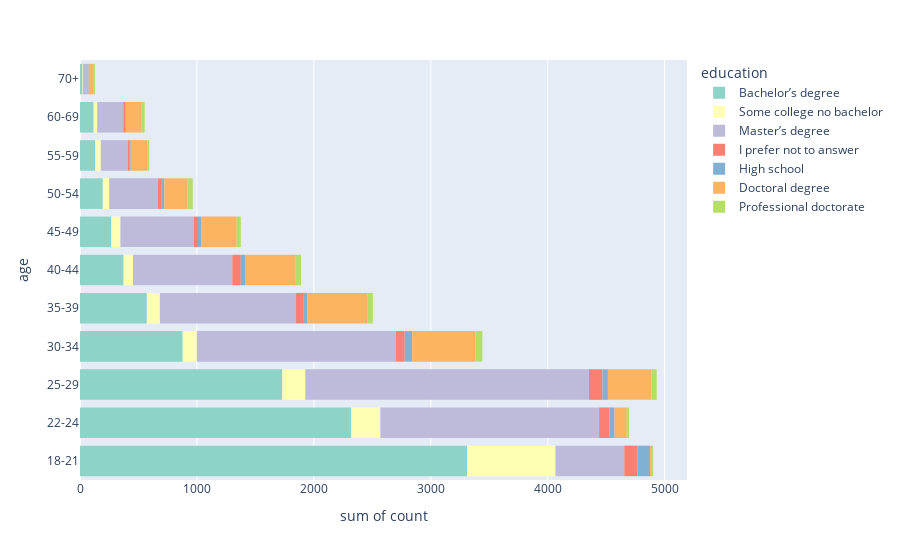

Notebook code cell kept with this figure:
### Code cell
fig = px.histogram(df6, y='age', color='education', x='count',
                  color_discrete_sequence=px.colors.qualitative.Set3)
fig.show()

### Figure 1 — Plotly figure (JSON) as saved in the notebook; plotly's stock layout.template omitted (floating-point values rounded to 4 significant figures)
{"data": [{"alignmentgroup": "True", "bingroup": "y", "histfunc": "sum", "hovertemplate": "education=Bachelor’s degree<br>sum of count=%{x}<br>age=%{y}<extra></extra>", "legendgroup": "Bachelor’s degree", "marker": {"color": "rgb(141,211,199)", "pattern": {"shape": ""}}, "name": "Bachelor’s degree", "offsetgroup": "Bachelor’s degree", "orientation": "h", "showlegend": true, "type": "histogram", "x": [3310, 2317, 1730, 878, 572, 373, 265, 195, 130, 117, 20], "xaxis": "x", "y": ["18-21", "22-24", "25-29", "30-34", "35-39", "40-44", "45-49", "50-54", "55-59", "60-69", "70+"], "yaxis": "y"}, {"alignmentgroup": "True", "bingroup": "y", "histfunc": "sum", "hovertemplate": "education=Some college no bachelor<br>sum of count=%{x}<br>age=%{y}<extra></extra>", "legendgroup": "Some college no bachelor", "marker": {"color": "rgb(255,255,179)", "pattern": {"shape": ""}}, "name": "Some college no bachelor", "offsetgroup": "Some college no bachelor", "orientation": "h", "showlegend": true, "type": "histogram", "x": [756, 252, 197, 121, 111, 80, 81, 55, 48, 30, 4], "xaxis": "x", "y": ["18-21", "22-24", "25-29", "30-34", "35-39", "40-44", "45-49", "50-54", "55-59", "60-69", "70+"], "yaxis": "y"}, {"alignmentgroup": "True", "bingroup": "y", "histfunc": "sum", "hovertemplate": "education=Master’s degree<br>sum of count=%{x}<br>age=%{y}<extra></extra>", "legendgroup": "Master’s degree", "marker": {"color": "rgb(190,186,218)", "pattern": {"shape": ""}}, "name": "Master’s degree", "offsetgroup": "Master’s degree", "orientation": "h", "showlegend": true, "type": "histogram", "x": [588, 1870, 2425, 1701, 1162, 849, 629, 414, 230, 223, 41], "xaxis": "x", "y": ["18-21", "22-24", "25-29", "30-34", "35-39", "40-44", "45-49", "50-54", "55-59", "60-69", "70+"], "yaxis": "y"}, {"alignmentgroup": "True", "bingroup": "y", "histfunc": "sum", "hovertemplate": "education=I prefer not to answer<br>sum of count=%{x}<br>age=%{y}<extra></extra>", "legendgroup": "I prefer not to answer", "marker": {"color": "rgb(251,128,114)", "pattern": {"shape": ""}}, "name": "I prefer not to answer", "offsetgroup": "I prefer not to answer", "orientation": "h", "showlegend": true, "type": "histogram", "x": [114, 88, 116, 77, 63, 73, 34, 30, 12, 16, 4], "xaxis": "x", "y": ["18-21", "22-24", "25-29", "30-34", "35-39", "40-44", "45-49", "50-54", "55-59", "60-69", "70+"], "yaxis": "y"}, {"alignmentgroup": "True", "bingroup": "y", "histfunc": "sum", "hovertemplate": "education=High school<br>sum of count=%{x}<br>age=%{y}<extra></extra>", "legendgroup": "High school", "marker": {"color": "rgb(128,177,211)", "pattern": {"shape": ""}}, "name": "High school", "offsetgroup": "High school", "orientation": "h", "showlegend": true, "type": "histogram", "x": [107, 44, 46, 64, 37, 36, 30, 28, 14, 6, 5], "xaxis": "x", "y": ["18-21", "22-24", "25-29", "30-34", "35-39", "40-44", "45-49", "50-54", "55-59", "60-69", "70+"], "yaxis": "y"}, {"alignmentgroup": "True", "bingroup": "y", "histfunc": "sum", "hovertemplate": "education=Doctoral degree<br>sum of count=%{x}<br>age=%{y}<extra></extra>", "legendgroup": "Doctoral degree", "marker": {"color": "rgb(253,180,98)", "pattern": {"shape": ""}}, "name": "Doctoral degree", "offsetgroup": "Doctoral degree", "orientation": "h", "showlegend": true, "type": "histogram", "x": [17, 104, 374, 540, 511, 428, 301, 199, 141, 136, 44], "xaxis": "x", "y": ["18-21", "22-24", "25-29", "30-34", "35-39", "40-44", "45-49", "50-54", "55-59", "60-69", "70+"], "yaxis": "y"}, {"alignmentgroup": "True", "bingroup": "y", "histfunc": "sum", "hovertemplate": "education=Professional doctorate<br>sum of count=%{x}<br>age=%{y}<extra></extra>", "legendgroup": "Professional doctorate", "marker": {"color": "rgb(179,222,105)", "pattern": {"shape": ""}}, "name": "Professional doctorate", "offsetgroup": "Professional doctorate", "orientation": "h", "showlegend": true, "type": "histogram", "x": [9, 19, 43, 60, 48, 51, 35, 43, 17, 25, 10], "xaxis": "x", "y": ["18-21", "22-24", "25-29", "30-34", "35-39", "40-44", "45-49", "50-54", "55-59", "60-69", "70+"], "yaxis": "y"}], "layout": {"barmode": "relative", "legend": {"title": {"text": "education"}, "tracegroupgap": 0}, "margin": {"t": 60}, "xaxis": {"anchor": "y", "domain": [0, 1], "title": {"text": "sum of count"}}, "yaxis": {"anchor": "x", "domain": [0, 1], "title": {"text": "age"}}}}
